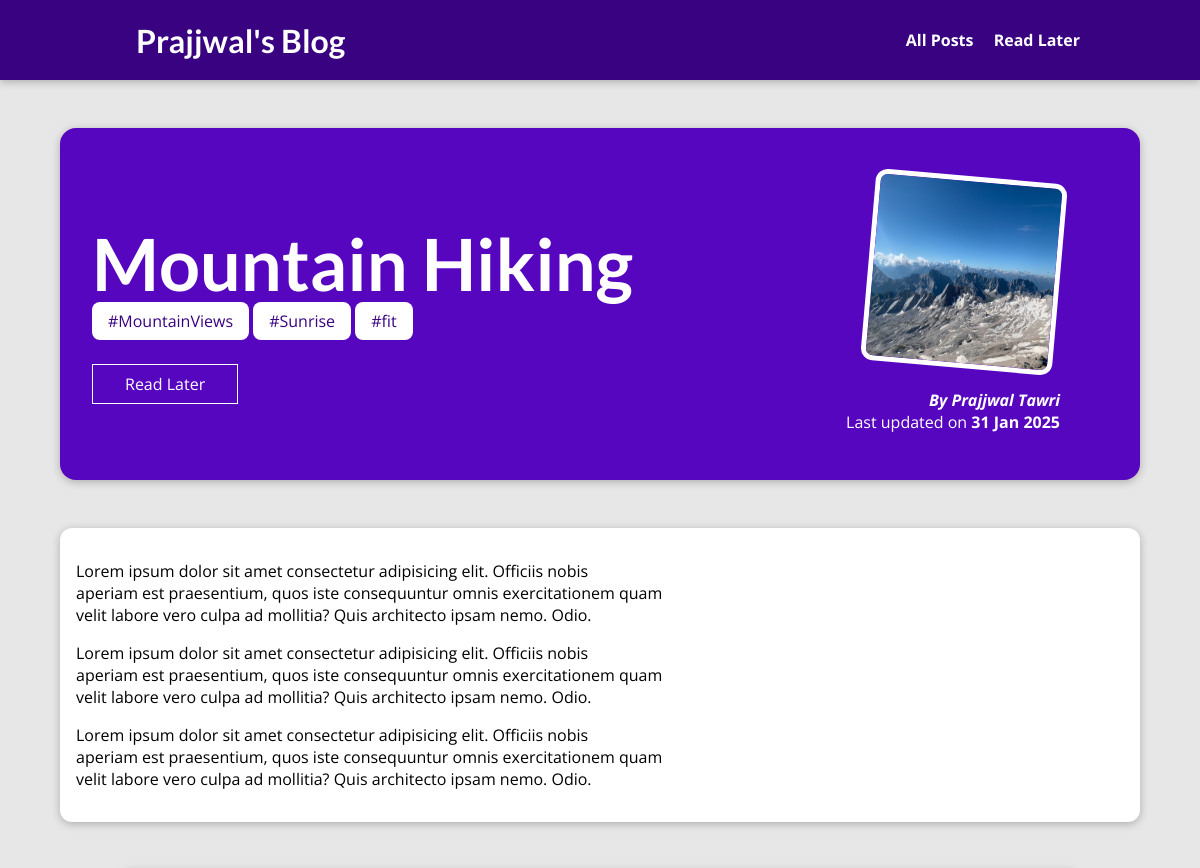
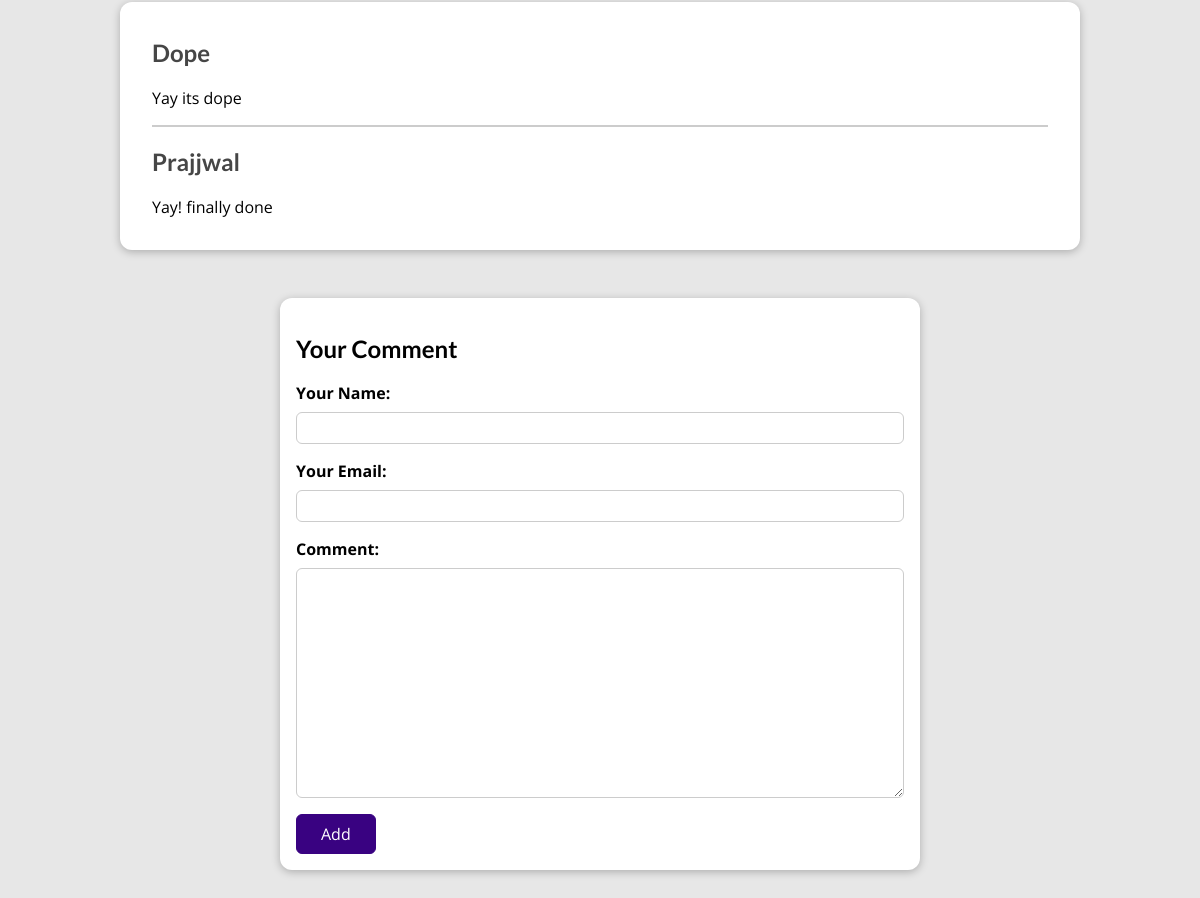
The page /posts/hike-in-the-mountains on the database its author committed (2 pictures, top to bottom).
### blog/models.py (models this page shows, shortened)
class Post(models.Model):
    title=models.CharField(max_length=150)
    excerpt=models.CharField(max_length=200)
    image_name=models.ImageField(upload_to='images',null=True, height_field=None, width_field=None, max_length=None)
    date=models.DateField(auto_now=True, auto_now_add=False)
    slug=models.SlugField(unique=True,db_index=True)
    content=models.TextField(validators=[MinLengthValidator(10)])
    author=models.ForeignKey(Author, on_delete=models.SET_NULL,null=True,related_name='posts')
    tag=models.ManyToManyField(Tag)

class Tag(models.Model):
    caption=models.CharField(max_length=20)

class Author(models.Model):
    first_name=models.CharField(max_length=100)
    last_name=models.CharField(max_length=100)
    email=models.EmailField(max_length=254)
    def fullname(self):
        return f"{self.first_name} {self.last_name}"
    def __str__(self):
        return self.fullname()

class Comment(models.Model):
    user_name=models.CharField(max_length=120)
    user_email=models.EmailField()
    text=models.TextField(max_length=400)
    post=models.ForeignKey(Post,on_delete=models.CASCADE, null=True,related_name='comments')

### blog/views.py (the view, shortened to what this page needs)
# urls.py: path('posts/<slug:slug>',views.PostDetail.as_view(),name="post-detail-page"), # /posts/my-first-post
class PostDetail(View):
    def is_stored_post(self,request,post_id):
        stored_posts=request.session.get('read_later_posts_ids')
        if stored_posts is not None:
            is_saved_for_later= post_id in stored_posts
        else:
            is_saved_for_later=False
        return is_saved_for_later
    def get(self,request,slug):
        identified_post=get_object_or_404(Post,slug=slug)
        return render(request,"blog/post-detail.html",{
            "post": identified_post,
            "post_tags":identified_post.tag.all(),
            "comment_form":CommentForm(),
            "comments":identified_post.comments.all().order_by("-id"),
            "saved_for_later":self.is_stored_post(request,identified_post.id),
            })

### blog/forms.py
class CommentForm(forms.ModelForm):
    class Meta:
        model=Comment
        exclude=['post']
        labels={
            "user_name":"Your Name",
            "user_email":"Your Email",
            "text":"Comment"
        }

### blog/templates/blog/post-detail.html (shortened to what this page needs)
{% extends "base.html" %}
{% load static %}
{% block css_files %}
<link rel="stylesheet" href="{% static "blog/post-detail.css" %}" />
{% endblock %}
{% block content %}
<section id="summary">
  <h2>{{post.title}}</h2>
  <div>
    {% for tag in post_tags %}
      <span class="tag">{{tag.caption}}</span>
    {% endfor %}
  </div>
  <div id="read-later">
    <form action="{% url "read-later" %}" method="POST">
      <button>
        {% if saved_for_later %}
          Remove
        {% else %}
          Read Later
        {% endif %}
      </button>
    </form>
  </div>
  <article>
    <img src="{{post.image_name.url}}" alt="{{post.title}}" />
    <address>By <a href="mailto:{{post.author.email}}">{{post.author}}</a></address>
    <div>Last updated on <time>{{post.date|date:'d M Y'}}</time></div>
  </article>
</section>
<main>
    <p>{{post.content|linebreaks}}</p>
</main>
<section id="comments">
  <ul>
    {% for comment in comments  %}
      <li>
        <h2>{{comment.user_name}}</h2>
        <p>{{comment.text|linebreaks}}</p>
      </li>
    {% endfor %}
  </ul>
</section>
<section id="comment-form">
  <h1>Your Comment</h1>
  <form action="{% url "post-detail-page" post.slug %}" method="POST">
    {% for form_field in comment_form%}
      <div class="form-control {% if form_field.errors %}invalid{% endif %}">
        {{form_field.label_tag}}
        {{form_field}}
      </div>
    {% endfor %}
    <button>Add</button>
  </form>
</section>
{% endblock %}

### templates/base.html (shortened to what this page needs)
{% load static %}
<!DOCTYPE html>
<html lang="en">
<head>
    <link rel="stylesheet" href="{% static "app.css" %}">
    {% block css_files %}{% endblock css_files %}
</head>
<body>
    <header id="main-navigation">
        <h1><a href="{% url "starting-page" %}">Prajjwal's Blog</a></h1>
        <nav>
            <a href="{% url "posts-page" %}">All Posts</a>
            <a href="{% url "read-later" %}">Read Later</a>
        </nav>
    </header>
    {% block content %}{% endblock content %}
</body>
</html>

### static/app.css (style rules this page uses)
* { box-sizing: border-box; }
html { font-family: 'Open Sans', 'Lato', sans-serif; }
body { margin: 0; }
h1, h2, h3 { font-family: 'Lato', sans-serif; font-weight: bold; }
#main-navigation { width: 100%; height: 5rem; display: flex; justify-content: space-between; align-items: center; padding: 0 10%; position: absolute; top: 0; left: 0; }
#main-navigation a { text-decoration: none; color: white; font-weight: bold; margin-left: 1rem; }

### blog/static/blog/post-detail.css (style rules this page uses)
body { background-color: #e7e7e7; }
#main-navigation { background-color: #390281; box-shadow: 0 2px 8px rgba(0, 0, 0, 0.25); }
#summary { margin: 8rem auto 3rem auto; padding: 2rem; width: 90%; max-width: 90rem; border-radius: 16px; background-color: #5706c0; position: relative; box-shadow: 0 2px 8px rgba(0, 0, 0, 0.25); height: 22rem; }
#summary h2 { color: white; font-size: 4.5rem; margin-bottom: 0.25rem; }
#summary article { position: absolute; top: 2rem; right: 3rem; padding: 1rem 2rem; border-radius: 12px; text-align: right; color: white; }
#summary article img { width: 12rem; height: 12rem; border-radius: 12px; transform: rotateZ(5deg); border: 5px solid white; margin-bottom: 1rem; }
#summary address { font-weight: bold; }
#summary a { color: white; text-decoration: none; }
#summary time { font-weight: bold; }
#read-later { margin: 2rem 0; }
#read-later button { background-color: transparent; border: 1px solid white; padding: 0.5rem 2rem; font: inherit; color: white; cursor: pointer; }
main { width: 90%; max-width: 90rem; margin: 3rem auto; background-color: white; padding: 1rem; border-radius: 12px; box-shadow: 0 2px 8px rgba(0, 0, 0, 0.25); }
.tag { background-color: white; color: #390281; padding: 0.5rem 1rem; border-radius: 8px; }
#comment-form { margin: 3rem auto; width: 90%; max-width: 40rem; border-radius: 12px; background-color: white; box-shadow: 0 2px 8px rgba(0, 0, 0, 0.25); padding: 1rem; }
#comment-form button { font: inherit; background-color: #390281; color: white; border: 1px solid #390281; padding: 0.5rem 1.5rem; border-radius: 6px; cursor: pointer; }
.form-control { margin-bottom: 1rem; }
.form-control label { font-weight: bold; margin-bottom: 0.5rem; display: block; }
.form-control input, .form-control textarea { display: block; width: 100%; font: inherit; padding: 0.25rem; border-radius: 6px; border: 1px solid #ccc; }
#comments { margin: 3rem auto; width: 90%; max-width: 60rem; border-radius: 12px; background-color: white; box-shadow: 0 2px 8px rgba(0, 0, 0, 0.25); padding: 1rem 2rem; }
#comments ul { list-style: none; margin: 0; padding: 0; }
#comments li { margin-bottom: 1rem; border-bottom: 2px solid #ccc; }
#comments li:last-of-type { border-bottom: none; }
#comments h2 { color: #464646; }

### rows shown on the page
Post: title "Mountain Hiking", image_name (picture), author "Prajjwal Tawri", date "31 Jan 2025", content "Lorem ipsum dolor sit amet consectetur adipisicing elit. Officiis nobis aperiam est praesentium, quos iste consequuntur omnis exercitationem quam velit labore vero culpa ad mollitia? Quis architecto ipsam nemo. Odio. Lorem ipsum dolor sit amet consectetur adipisicing elit. Officiis nobis aperiam est praesentium, quos iste consequuntur omnis exercitationem quam velit labore vero culpa ad mollitia? Quis architecto ipsam nemo. Odio. Lorem ipsum dolor sit amet consectetur adipisicing elit. Officiis nobis aperiam est praesentium, quos iste consequuntur omnis exercitationem quam velit labore vero culpa ad mollitia? Quis architecto ipsam nemo. Odio."
Tag: caption "#MountainViews"
Tag: caption "#Sunrise"
Tag: caption "#fit"
Comment: user_name "Dope", text "Yay its dope"
Comment: user_name "Prajjwal", text "Yay! finally done"
